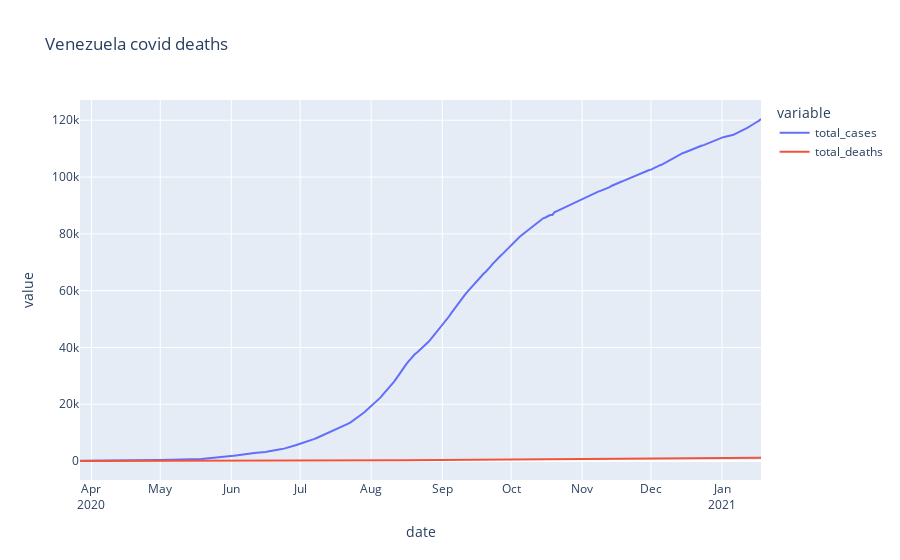

Notebook cell for this chart:
### Code cell
fig=px.line(ven_graph, x= ven_graph['date'], y=ven_graph.columns, title= 'Venezuela covid deaths')
fig.update_xaxes(
    dtick="M1",
    tickformat="%b\n%Y")
fig.show()

### Figure 1 — Plotly figure (JSON) as saved in the notebook; plotly's stock layout.template omitted (floating-point values rounded to 4 significant figures; data arrays with more than 128 entries replaced by an {"elided": "..."} marker saying what was removed)
{"data": [{"hovertemplate": "variable=total_cases<br>date=%{x}<br>value=%{y}<extra></extra>", "legendgroup": "total_cases", "line": {"color": "#636efa", "dash": "solid"}, "mode": "lines", "name": "total_cases", "orientation": "v", "showlegend": true, "type": "scatter", "x": {"elided": "298 str values"}, "xaxis": "x", "y": {"elided": "298 int values"}, "yaxis": "y"}, {"hovertemplate": "variable=total_deaths<br>date=%{x}<br>value=%{y}<extra></extra>", "legendgroup": "total_deaths", "line": {"color": "#EF553B", "dash": "solid"}, "mode": "lines", "name": "total_deaths", "orientation": "v", "showlegend": true, "type": "scatter", "x": {"elided": "298 str values"}, "xaxis": "x", "y": {"elided": "298 int values"}, "yaxis": "y"}], "layout": {"legend": {"title": {"text": "variable"}, "tracegroupgap": 0}, "title": {"text": "Venezuela covid deaths"}, "xaxis": {"anchor": "y", "domain": [0, 1], "dtick": "M1", "tickformat": "%b\n%Y", "title": {"text": "date"}}, "yaxis": {"anchor": "x", "domain": [0, 1], "title": {"text": "value"}}}}
